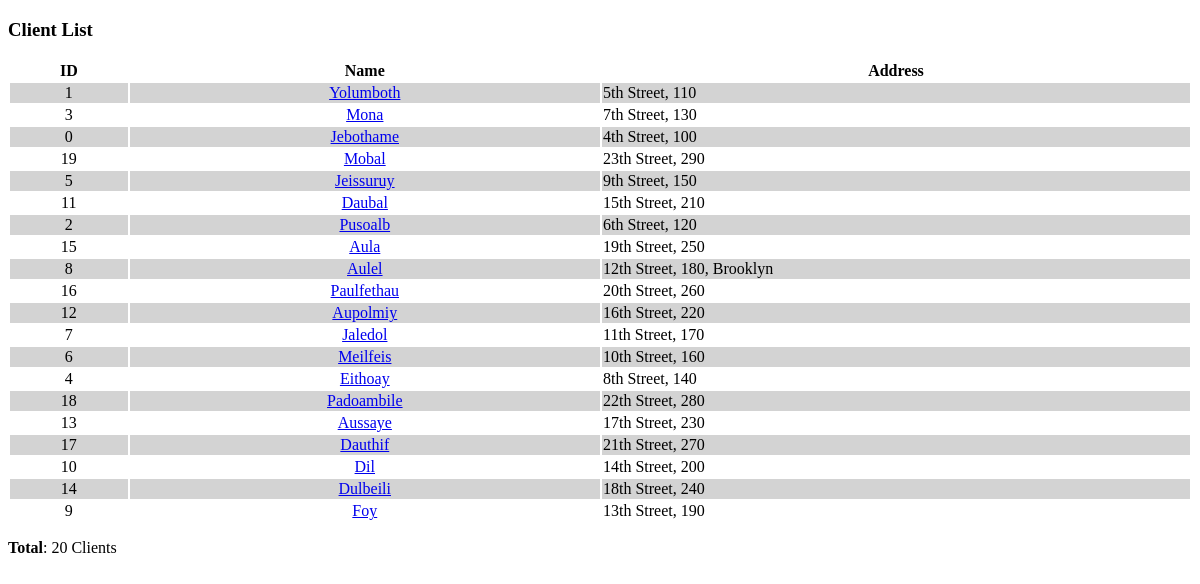
Page /ord/clients on the earlier database version.
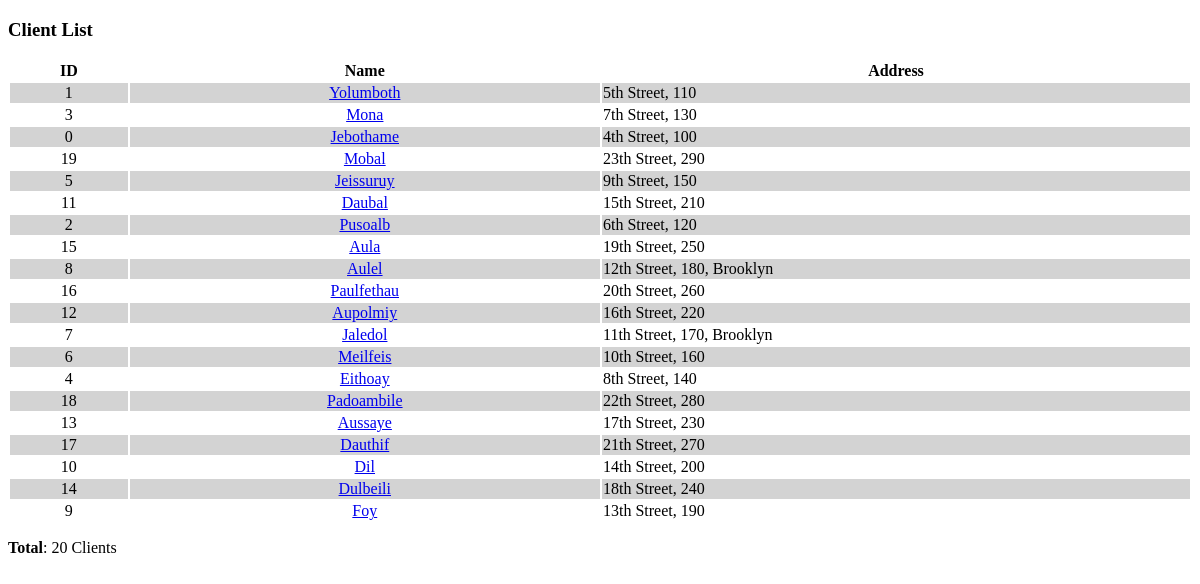
Same page on the later database version.
### pizzaria/orders/models.py (models this page shows, shortened)
class Client(models.Model):
    name = models.CharField(max_length=128)
    phone = models.CharField(u'telephone number',max_length=16, db_index=True)
    ext = models.CharField(max_length=8, blank=True)
    email = models.EmailField(blank=True)
    address = models.CharField(max_length=64, db_index=True)
    number = models.PositiveIntegerField(db_index=True)
    district = models.CharField(max_length=64, blank=True)
    notes = models.TextField(blank=True)
    class Meta:
        unique_together = ('phone', 'ext')
        ordering = ['phone', 'ext']
    def full_address(self):
        return u'%s, %s' % (self.address, self.number)
    full_address.short_description = u'address'
    @models.permalink
    def get_absolute_url(self):
        return('info-cli', (), {'pk': self.id})

### orders/templates/orders/client_list.html (shortened to what this page needs)
<!DOCTYPE html>
    <head>
    </head>
    <body>
        <h3>Client List</h3>
        <table style="width:100%">
            <tr>
                <th style="width:10%">ID</th>
                <th style="width:40%">Name</th>
                <th style="width:50%">Address</th>
            </tr>
            {% for client in list_clients %}
                <tr style="background-color: {%cycle 'lightgray' 'white'%}">
                    <td style="text-align:center">{{client.id}}</td>
                    <td style="text-align:center"><a href="{{client.get_absolute_url}}">{{client.name}}</a></td>
                    <td>{{client.full_address}}{% if client.district %}, {{client.district}} {% endif %}</td>
                </tr>
            {% endfor %}
        </table>
        {% with total=list_clients.count %}
        <p><b>Total</b>: {{total}} Client{{total|pluralize}}</p>
        {% endwith %}

Differences in the rows shown:
changed Client "Jaledol": district (not shown) → "Brooklyn"
